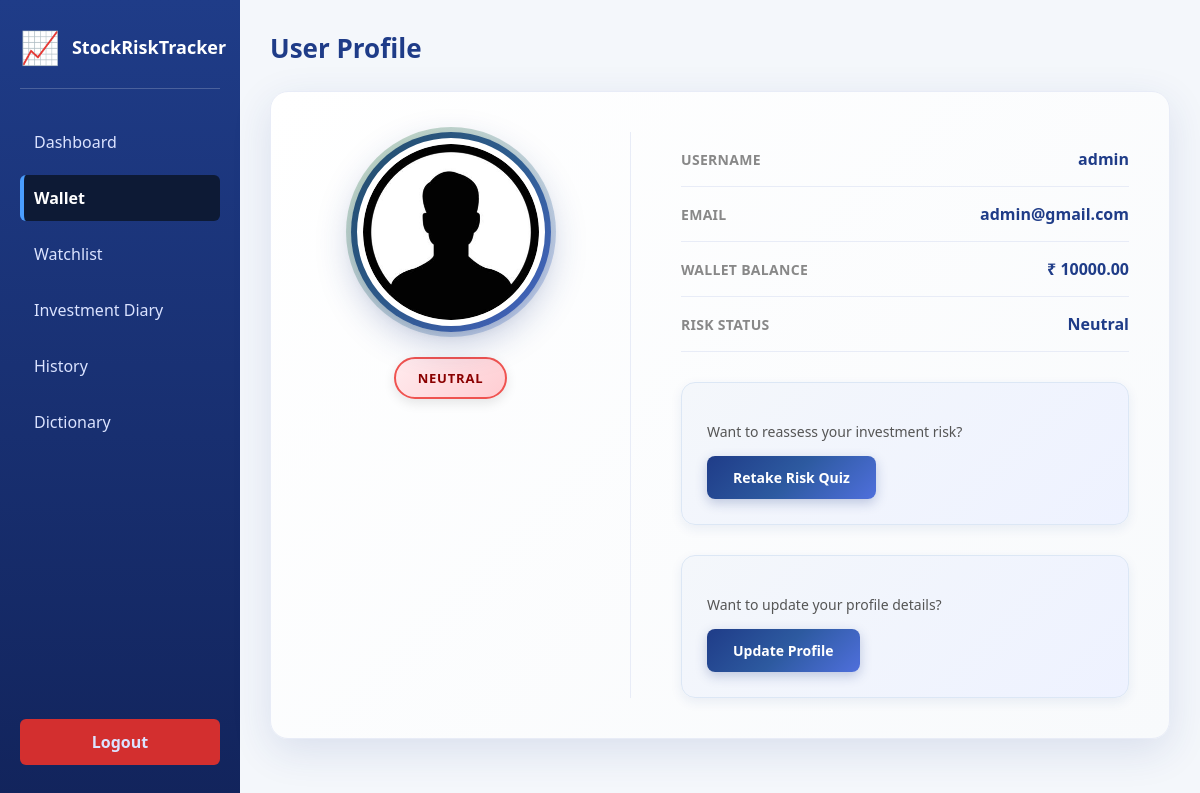
The app's page /tracker/profile/ (signed in) with its own data.
### tracker/models.py (models this page shows, shortened)
class Profile(models.Model):
    user = models.OneToOneField(User, on_delete=models.CASCADE)
    risk_score = models.IntegerField(default=0)
    risk_category = models.CharField(max_length=20, default="Neutral") # "Safe" or "Risky"
    wallet_balance = models.DecimalField(max_digits=12, decimal_places=2, default=10000.00)

### tracker/views.py (the view)
# urls.py: path('profile/', views.profile, name='profile'),
@login_required
def profile(request):
    user_profile, created = Profile.objects.get_or_create(user=request.user)
    context = {'profile': user_profile}
    return render(request, 'profile.html', context)

### templates/profile.html (shortened to what this page needs)
<!DOCTYPE html>
<html lang="en">
<head>
    {% load static %}
    <link rel="stylesheet" href="{% static 'css/index.css' %}">
    <link rel="stylesheet" href="{% static 'css/profile.css' %}">
</head>
<body>
    <div class="container">
        <div class="sidebar">
        <div class="logo-section">
            <div class="logo">📈</div>
            <h2>StockRiskTracker</h2>
        </div>
       <a href="{% url 'dashboard' %}">Dashboard</a>
       <a href="#" class="active">Wallet</a>
            <a href="{% url 'watchlist' %}">Watchlist</a>
            <a href="{% url 'investment_diary' %}">Investment Diary</a>
            <a href="{% url 'history' %}">History</a>
            <a href="{% url 'dictionary' %}">Dictionary</a>
            <a href="{% url 'logout' %}" class="logout-btn">Logout</a>
    </div>
        <div class="main">
            <div class="header-top">
                <h1>User Profile</h1>
            </div>
            <div class="profile-card">
                <div class="profile-left">
                    <div class="avatar-ring">
                        <img src="{% static 'image/profile.jpg' %}" class="profile-image" alt="Profile Image">
                    </div>
                    <span class="risk-badge {% if profile.risk_category == 'Safe' %}safe{% else %}risky{% endif %}">
                        {{ profile.risk_category|default:"Neutral" }}
                    </span>
                </div>
                <div class="profile-right">
                    <div class="info-row">
                        <span>Username</span>
                        <strong>{{ user.username }}</strong>
                    </div>
                    <div class="info-row">
                        <span>Email</span>
                        <strong>
                            {% if user.email %}
                            {{ user.email }}
                            {% else %}
                            <span style="color: #ccc;">No email linked</span>
                            {% endif %}
                        </strong>
                    </div>
                    <div class="info-row">
                        <span>Wallet Balance</span>
                        <strong>₹ {{ profile.wallet_balance }}</strong>
                    </div>
                    <div class="info-row">
                        <span>Risk Status</span>
                        <strong
                            class="{% if profile.risk_category == 'Safe' %}safe-text{% else %}risky-text{% endif %}">
                            {{ profile.risk_category|default:"Neutral" }}
                        </strong>
                    </div>
                    <div class="quiz-section">
                        <p>Want to reassess your investment risk?</p>
                        <a href="{% url 'quiz' %}" class="quiz-btn">Retake Risk Quiz</a>
                    </div>
                    <div class="quiz-section">
                        <p>Want to update your profile details?</p>
                        <a href="{% url 'update_profile' %}" class="quiz-btn">
                            Update Profile
                        </a>
                    </div>
                </div>
            </div>
        </div>
    </div>
</body>
</html>

### static/css/index.css (style rules this page uses)
* { box-sizing: border-box; }
body { margin: 0; font-family: "Segoe UI", Tahoma, Geneva, Verdana, sans-serif; background-color: #f4f7fb; color: #333; }
.container { display: flex; min-height: 100vh; }
.sidebar { width: 240px; background: linear-gradient(180deg, #1f3c88, #12245c); color: #fff; padding: 25px 20px; display: flex; flex-direction: column; }
.logo-section { display: flex; flex-direction: row; align-items: center; margin-bottom: 30px; padding-bottom: 20px; border-bottom: 1px solid rgba(255, 255, 255, 0.2); gap: 12px; }
.logo { font-size: 32px; flex-shrink: 0; }
.sidebar h2 { margin: 0; font-size: 18px; text-align: left; }
.sidebar a { display: block; text-decoration: none; color: #dbe3ff; padding: 12px 14px; margin-bottom: 10px; border-radius: 6px; transition: background 0.3s, color 0.3s; }
.sidebar a.active { background-color: #0d1a35; color: #ffffff; font-weight: bold; border-left: 4px solid #4a9eff; padding-left: 10px; }
.logout-btn { margin-top: auto; background-color: #d32f2f; color: #ffffff; text-align: center; font-weight: bold; }
.header-top { display: flex; justify-content: space-between; align-items: center; margin-bottom: 25px; }
.header-top h1 { margin: 0; font-size: 26px; color: #1f3c88; }
.main { flex: 1; padding: 30px; }
.risky { color: #c62828; font-weight: bold; }

### static/css/profile.css (style rules this page uses)
.profile-card { background: linear-gradient(135deg, #ffffff 0%, #f8fafc 100%); border-radius: 18px; padding: 40px; display: flex; gap: 50px; box-shadow: 0 12px 40px rgba(31, 60, 136, 0.12); max-width: 1000px; border: 1px solid #e8ecf7; transition: box-shadow 0.3s ease, transform 0.3s ease; }
.profile-left { text-align: center; min-width: 320px; padding-right: 40px; border-right: 1px solid #e8ecf7; display: flex; flex-direction: column; align-items: center; }
.avatar-ring { width: 200px; height: 200px; margin: 0 auto 25px; border-radius: 50%; background: linear-gradient(135deg, #1f3c88 0%, #2d5aa0 50%, #4f6fdc 100%); display: flex; align-items: center; justify-content: center; box-shadow: 0 12px 35px rgba(31, 60, 136, 0.25), inset 0 -2px 10px rgba(0, 0, 0, 0.1); position: relative; animation: floatAvatar 3s ease-in-out infinite; }
.avatar-ring::before { content: ''; position: absolute; width: 210px; height: 210px; border-radius: 50%; background: linear-gradient(135deg, rgba(46, 125, 50, 0.3), rgba(79, 111, 220, 0.3)); animation: pulse-ring 2s ease-out infinite; }
.profile-image { width: 188px; height: 188px; border-radius: 50%; object-fit: cover; background: #fff; border: 6px solid #ffffff; position: relative; z-index: 1; box-shadow: 0 4px 15px rgba(0, 0, 0, 0.15); transition: transform 0.3s ease; }
.risk-badge { display: inline-block; padding: 10px 22px; border-radius: 25px; font-size: 13px; font-weight: bold; letter-spacing: 0.8px; text-transform: uppercase; box-shadow: 0 4px 12px rgba(0, 0, 0, 0.1); transition: transform 0.2s ease, box-shadow 0.2s ease; }
.risk-badge.risky { background: linear-gradient(135deg, #ffebee 0%, #ffcdd2 100%); color: #8b0000; border: 2px solid #ef5350; }
.profile-right { flex: 1; display: flex; flex-direction: column; }
.info-row { display: flex; justify-content: space-between; align-items: center; padding: 16px 0; border-bottom: 1px solid #e8ecf7; transition: padding 0.3s ease; }
.info-row span { font-size: 14px; color: #888; font-weight: 600; text-transform: uppercase; letter-spacing: 0.3px; }
.info-row strong { color: #1f3c88; font-size: 16px; font-weight: bold; }
.quiz-section { margin-top: 30px; padding: 25px; background: linear-gradient(135deg, #f4f7fb 0%, #eef2ff 100%); border-radius: 14px; border: 1px solid #dce7f5; box-shadow: 0 4px 12px rgba(31, 60, 136, 0.08); transition: all 0.3s ease; }
.quiz-section p { font-size: 14px; color: #555; margin-bottom: 15px; }
.quiz-btn { display: inline-block; padding: 12px 26px; background: linear-gradient(135deg, #1f3c88 0%, #2d5aa0 50%, #4f6fdc 100%); color: #ffffff; text-decoration: none; border-radius: 8px; font-weight: bold; font-size: 14px; transition: transform 0.2s, box-shadow 0.2s; box-shadow: 0 4px 12px rgba(31, 60, 136, 0.25); }
.risky { color: #c62828; font-weight: bold; }

### templates/profile.html (style rules this page uses)
.risky-text { color: #e74c3c; }

### records on screen
Profile: risk_category "NEUTRAL", wallet_balance "10000.00", risk_category "Neutral"

### other values on screen
{{ user.username }} "admin"
{{ user.email }} "admin@gmail.com"
